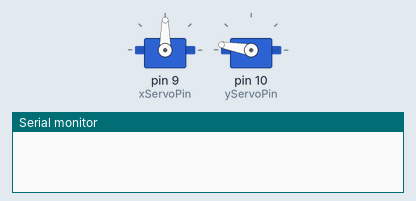
This sketch was run on a simulated Arduino Uno, built with avr-gcc and run on an emulated ATmega328P. Parts: 2 × servo, the last lines printed to the serial monitor.

Above: at 0.1 s.
At 11.47 s:
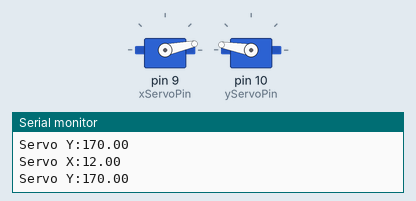
At 14.28 s:
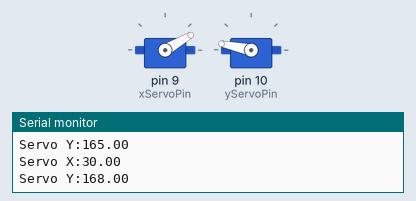
At 20.2 s:
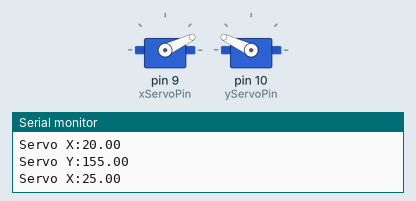
Timing chart, 0 to 26.1 s (numbered marks = the images above):
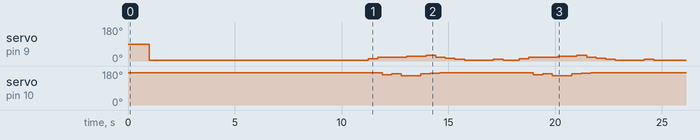

The sketch:

motor_test.ino
```cpp
/* Servo motor with Arduino example code. Position and sweep. More info: https://www.makerguides.com/ */

// Include the servo library:
#include "Servo.h"
// #include <MPU9250_asukiaaa.h>
// #include <MadgwickAHRS.h>
// #include <Wire.h>

// MPU9250_asukiaaa mySensor;
// Madgwick filter;
// Create a new servo object:
Servo servoX;
Servo servoY;

// Define the servo pin:
#define xServoPin 9
#define yServoPin 10

// float xTestVals[] = { 100, 115, 125, 150, 120, 95, 65, 30, 80 };
// float yTestVals[] = { 160, 180, 130, 110, 90, 60, 20, 95, 120 };
// float xTestVals[] = { 20, 40, 60, 70, 60, 40, 30, 0 };
// float yTestVals[] = { 20, 40, 60, 70, 60, 40, 20, 0 };
//static const float xTestVals = [15, 45, 75, 45, 15, 0];
//static const float yTestVals = [20, 60, 80, 60, 20, 0];
float xTestVals[] = { 12, 20, 20, 20, 25, 25, 30, 20, 15, 10, 4, 5, 5, 8, 5, 5, 5};
float yTestVals[] = { 170, 170, 160, 165, 155, 155, 165, 168, 172, 170, 170, 172, 170, 170, 170 };
float xServoStart;
float yServoStart;
int maxLoops = 2;
int loopIndex = 0;

void setup() {
  Serial.begin(9600);
  // Wire.begin();
  // filter.begin(200);

  // mySensor.setWire(&Wire);
  // mySensor.beginAccel();
  // mySensor.beginGyro();
  // mySensor.beginMag();


  // Attach the Servo variable to a pin:
  servoX.attach(xServoPin);
  servoY.attach(yServoPin);
  xServoStart = 5;
  yServoStart = 170;
  servoY.write((float)yServoStart);
  delay(1000);
  servoX.write((float)xServoStart);
  delay(10000); // 10 second countdown to ignite rocket before test simulation values are pushed through
}

void loop() {
  // mySensor.accelUpdate();
  // mySensor.gyroUpdate();
  // mySensor.magUpdate();

  // float accelX = mySensor.accelX();
  // float accelY = mySensor.accelY();
  // float accelZ = mySensor.accelZ();

  // float gyroX = mySensor.gyroX();
  // float gyroY = mySensor.gyroY();
  // float gyroZ = mySensor.gyroZ();

  // float magX = mySensor.magX();
  // float magY = mySensor.magY();
  // float magZ = mySensor.magZ();

  // filter.update(gyroX, gyroY, gyroZ, accelX, accelY, accelZ, magX, magY, magZ);

  // Serial.print("accelX:");Serial.println(mySensor.accelX());
  // Serial.print("accelY:");Serial.println(mySensor.accelY());
  // Serial.print("accelZ:");Serial.println(mySensor.accelZ());

  // Serial.print("gyroX:");Serial.println(mySensor.gyroX());
  // Serial.print("gyroY:");Serial.println(mySensor.gyroY());
  // Serial.print("gyroZ:");Serial.println(mySensor.gyroZ());

  // float pitch = filter.getPitch();
  // float yaw = filter.getYaw();
  // float roll = filter.getRoll();

  // Serial.print("Pitch:");Serial.print(pitch);Serial.print(" Yaw:");Serial.print(yaw);Serial.print(" roll:");Serial.println(roll);

  // Tell the servo to go to a particular angle:
  while (loopIndex < maxLoops) {
    for(int i=0; i < 15; i++) {
      servoY.write(yTestVals[i]);
      Serial.print("Servo Y:");Serial.println(yTestVals[i]);
      delay(250);
      servoX.write(xTestVals[i]);
      Serial.print("Servo X:");Serial.println(xTestVals[i]);
      delay(200);
    }
    servoY.write(yServoStart);
    delay(200);
    servoX.write(xServoStart);
    Serial.print("Resetting servos to x:");Serial.print(xServoStart);Serial.print(" y:");Serial.println(yServoStart);
    delay(100);
    loopIndex++;
  }

  // Serial.println("Finished, holding mode.");
  // delay(20000);
}
```

Measured:
- by itself, servo on pin 10 (yServoPin): 170° → 160° at 11.9 s, → 165° 0.45 s later, → 155° 0.45 s later, → 165° 0.90 s later, … (18 changes in this stretch)
